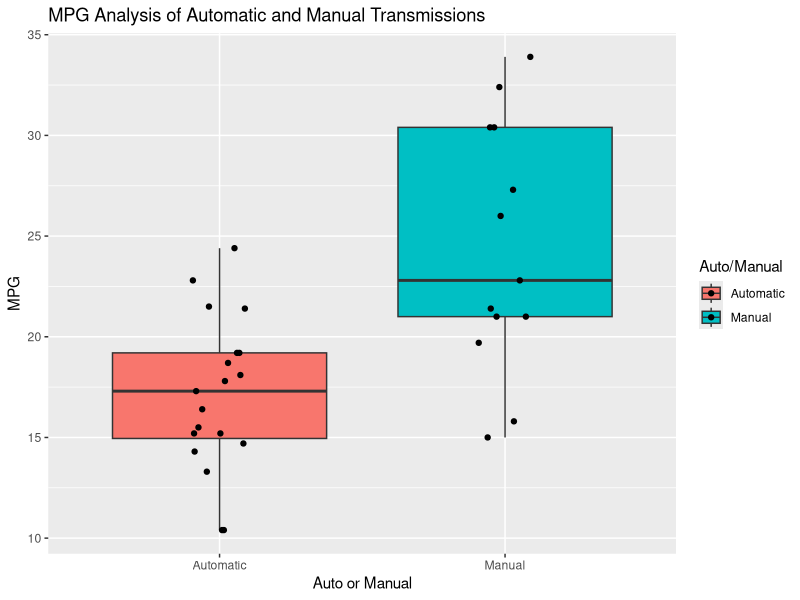
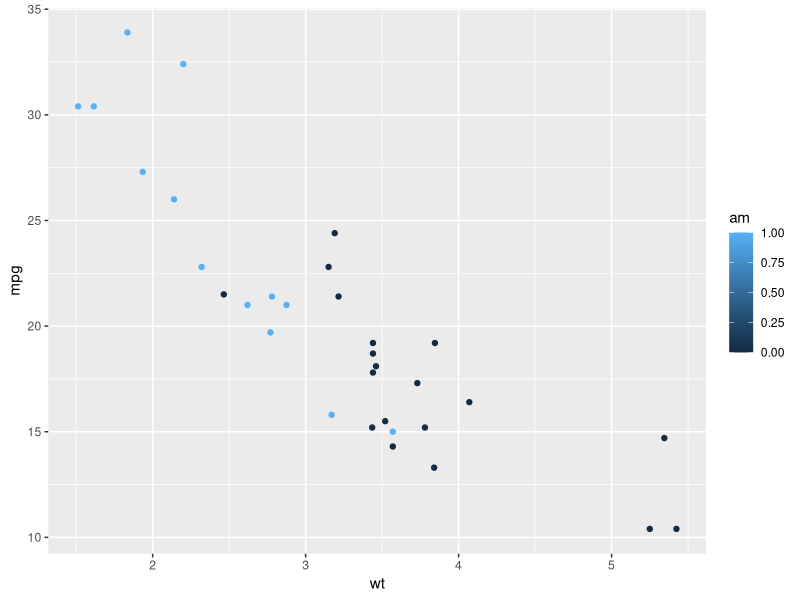

The R source for these figures, in order:
## ---- chunk 1
echo = TRUE
options(scipen = 1)
require(ggplot2)
data(mtcars)
## ---- chunk 2
mtauto<-subset(mtcars, mtcars$am==0)
mtman<-subset(mtcars, mtcars$am==1)

nmtauto<-rnorm(mtauto$mpg)
tmtauto<-rt(mtauto$mpg, df=Inf)
shapiro.test(nmtauto);shapiro.test(tmtauto)

nmtman<-rnorm(mtman$mpg)
tmtman<-rt(mtman$mpg, df=Inf)
shapiro.test(nmtman);shapiro.test(tmtman)
## ---- chunk 3
t.test(mtauto$mpg, mtman$mpg, alternative = "greater", paired=FALSE)
## ---- chunk 4
model1 <- lm(mpg ~ ., data = mtcars)
model2 <- step(model1, direction = "both")
summary(model2)
model3 <- lm(mpg ~ am, data=mtcars)
## ---- chunk 5
lrm1<-lm(data=mtcars, mpg ~ wt + qsec + am)
## ---- chunk 6
cor <- round(cor(mtcars)[1,], 2)
corsort <- names(sort(abs(cor),decreasing=T))
lrm2<-lm(data=mtcars, mpg~wt+cyl+disp+hp)
## ---- chunk 7
lrm3<-lm(data=mtcars, mpg~wt+cyl+disp+hp+qsec+am)
## ---- chunk 8
anova(model3, lrm1, lrm2, lrm3)
## ---- chunk 9
summary(lrm1)
## ---- chunk 10
ggplot(data=mtcars, aes(x=factor(mtcars$am), y=mtcars$mpg, fill=factor(mtcars$am))) + 
  geom_boxplot() +
  xlab("Auto or Manual") + ylab("MPG") + 
  geom_jitter(position=position_jitter(width=.1, height=0)) +
  scale_colour_discrete(name = "Auto/Manual") +
  scale_fill_discrete(name="Auto/Manual", breaks=c("0", "1"),
            labels=c("Automatic", "Manual")) +
  scale_x_discrete(breaks=c("0", "1"), labels=c("Automatic", "Manual")) +
  ggtitle("MPG Analysis of Automatic and Manual Transmissions")

## ---- chunk 11
ggplot(mtcars, aes(wt,mpg)) + geom_point(aes(color = am))
